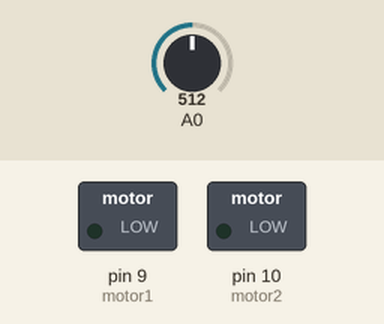
Simulated run of this sketch. Board: Arduino Uno, built with avr-gcc and run on an emulated ATmega328P. Parts: switched loads named in the sketch (green lamp = pin HIGH). The inputs (shaded band) are chosen by the test bench; at power-on: A0 = 512.

Above: at 1.2 s.
1.3 s: A0 set to 532
At 2.5 s:
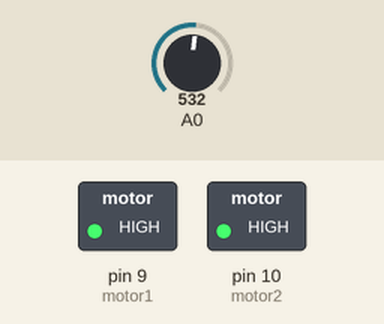
2.8 s: A0 set to 306
At 3.7 s:
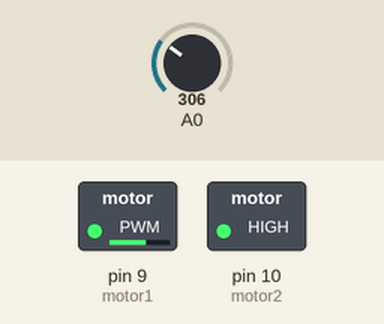
4.3 s: A0 set to 246
At 4.9 s:
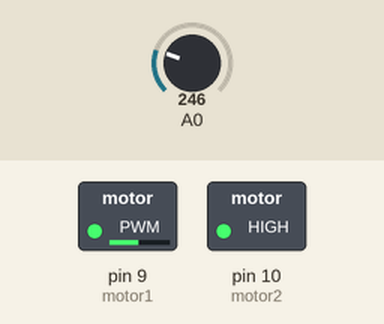
5.8 s: A0 set to 0
At 7.0 s:
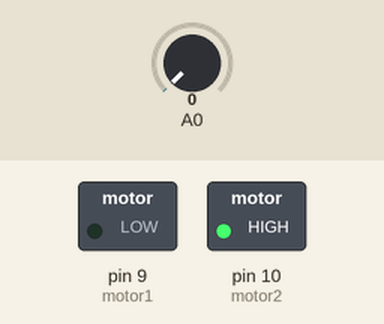
7.3 s: A0 set to 3
At 8.4 s:
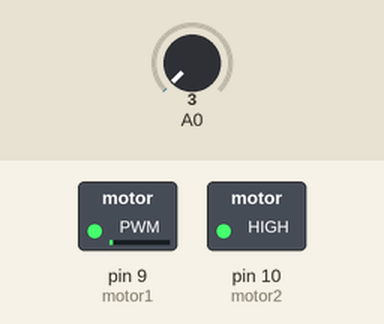
Timing chart, 0 to 9.8 s (numbered marks = the images above; inputs shaded):
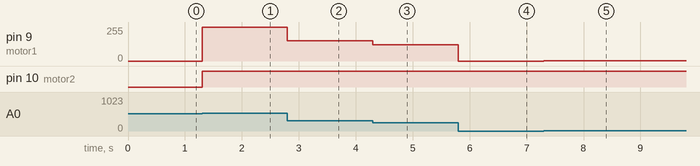

Measured:
- the behaviour switches between 513 and 514 on A0 (found by bisection; images 0 and 1)
- after the input at 1.3 s, pin 9 (motor1): 0/255 → 255/255 at once; pin 10 (motor2): LOW → HIGH at once
- after the input at 2.8 s, pin 9 (motor1): 255/255 → 153/255 at once
- after the input at 4.3 s, pin 9 (motor1): 153/255 → 123/255 at once
- after the input at 5.8 s, pin 9 (motor1): 123/255 → 0/255 at once
- after the input at 7.3 s, pin 9 (motor1): 0/255 → 1/255 at once

The sketch:

Motor_controller.ino
```cpp
/*****************************
Motor controller demo
by Bob Davis
July 5, 2013
*****************************/
int motor1 =9;
int motor2 =10;
int mspeed =0;

void setup() {
pinMode(motor1, OUTPUT);
pinMode(motor2, OUTPUT);
}

void loop() {
// analog read is 0 to 1024, analog write is 0 to 255
mspeed=analogRead(A0)/2;
if (mspeed < 256) {
// vary the ground via PWM
  analogWrite (motor1, mspeed);
// turn on power output
  digitalWrite(motor2, HIGH);
}
if (mspeed > 256) {
// vary the ground via PWM
  analogWrite (motor2, 255-mspeed);
// turn on power output
  digitalWrite(motor1, HIGH);
}
}
```
